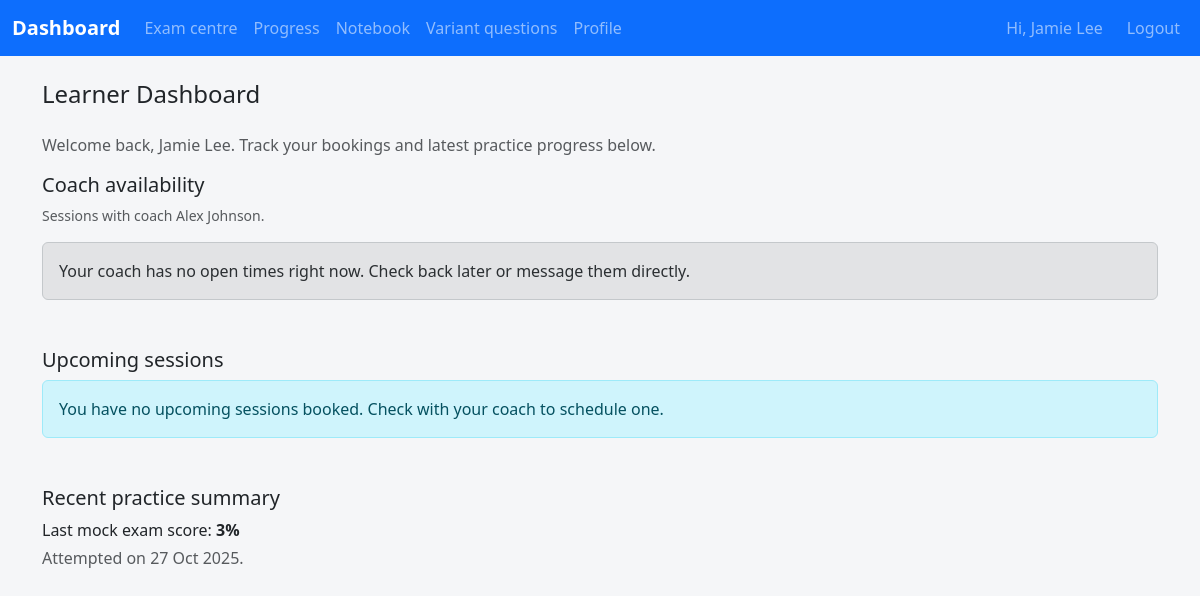
Page /student/dashboard (signed in) on the earlier database version.
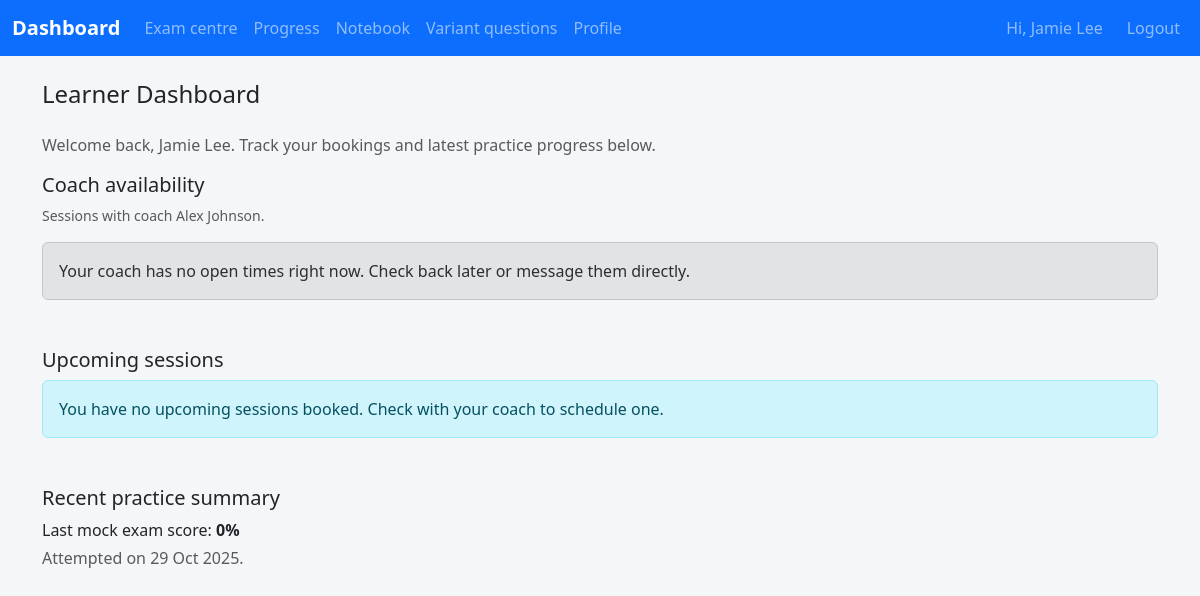
Same page on the later database version.
### app/models.py (models this page shows)
class MockExamSummary(db.Model):
    __tablename__ = "mock_exam_summaries"
    id = db.Column(db.Integer, primary_key=True)
    student_id = db.Column(db.Integer, db.ForeignKey("students.id"), nullable=False)
    state = db.Column(db.String(10))
    score = db.Column(db.Integer, nullable=False)
    taken_at = db.Column(db.DateTime, default=datetime.utcnow, nullable=False)
    student = db.relationship("Student", back_populates="mock_exam_summaries")

### app/student/routes.py (the view, shortened to what this page needs)
@student_bp.route("/dashboard")
@login_required
def dashboard():
    student = _current_student()
    if not student:
        return _redirect_non_students()
    now = datetime.utcnow()
    upcoming_records = (
        Appointment.query.join(AvailabilitySlot)
        .filter(Appointment.student_id == student.id)
        .filter(Appointment.status.in_(["booked", "pending_cancel"]))
        .filter(AvailabilitySlot.start_time >= now)
        .order_by(AvailabilitySlot.start_time.asc())
        .all()
    )
    upcoming_appointments: list[dict[str, object]] = []
    latest_summary = student.mock_exam_summaries[-1] if student.mock_exam_summaries else None
    assigned_coach = student.coach
    available_slots: list[AvailabilitySlot] = []
    if assigned_coach:
        available_slots = (
            AvailabilitySlot.query.filter_by(coach_id=assigned_coach.id, status="available")
            .filter(AvailabilitySlot.start_time >= now)
            .order_by(AvailabilitySlot.start_time.asc())
            .limit(6)
            .all()
        )
    return render_template(
        "student/dashboard.html",
        upcoming_appointments=upcoming_appointments,
        latest_summary=latest_summary,
        available_slots=available_slots,
        assigned_coach=assigned_coach,
    )

### app/coach/routes.py (called while the page is built, shortened)
@coach_bp.before_app_request
def _restrict_student_portal_access():
    if request.blueprint != "coach":
        return None

### app/i18n.py (called while the page is built)
def normalise_language_code(language: str | None) -> str | None:
    if not language:
        return None
    code = language.strip().upper()
    if code in SUPPORTED_LANGUAGES:
        return code
    return None

def ensure_language_code(language: str | None) -> str:
    normalised = normalise_language_code(language)
    return normalised or DEFAULT_LANGUAGE

def translate_text(text: str, language: str, **format_values: str) -> str:
    catalogue = TRANSLATIONS.get(language, {})
    translated = catalogue.get(text, text)
    if format_values:
        try:
            return translated.format(**format_values)
        except (KeyError, IndexError):
            return translated
    return translated

### app/models.py (called while the page is built)
    @property
    def is_student(self) -> bool:
        return True

### app/student/routes.py (called while the page is built)
def _current_student() -> Student | None:
    if not current_user.is_authenticated:
        return None
    student = current_user._get_current_object()
    if isinstance(student, Student):
        return student
    return None

### app/templates/student/dashboard.html (shortened to what the changed rows need)
{% extends 'base.html' %}
{% block content %}
<h1 class="h4 mb-4">{{ _('Learner Dashboard') }}</h1>
<section class="mb-5">
  <h2 class="h5">{{ _('Coach availability') }}</h2>
</section>
<section class="mb-5">
  <h2 class="h5">{{ _('Upcoming sessions') }}</h2>
</section>
<section>
  <h2 class="h5">{{ _('Recent practice summary') }}</h2>
  {% if latest_summary %}
  <p class="mb-1">{{ _('Last mock exam score:') }} <strong>{{ latest_summary.score }}%</strong></p>
  <p class="text-muted">{{ _('Attempted on {date}.').format(date=latest_summary.taken_at.strftime('%d %b %Y')) }}</p>
  {% else %}
  <div class="alert alert-secondary" role="alert">
    {{ _('Complete a mock exam in the learner app to see your progress here.') }}
  </div>
  {% endif %}
</section>
{% endblock %}

Differences in the rows shown:
no longer on this page (row unchanged): MockExamSummary: score "3"
added MockExamSummary: score "0"
